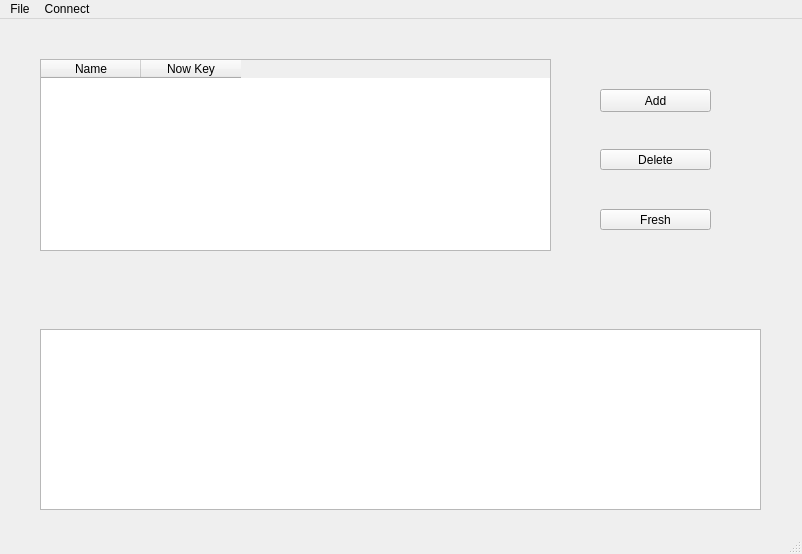
<?xml version="1.0" encoding="UTF-8"?>
<ui version="4.0">
 <class>MainWindow</class>
 <widget class="QMainWindow" name="MainWindow">
  <property name="geometry">
   <rect>
    <x>0</x>
    <y>0</y>
    <width>802</width>
    <height>554</height>
   </rect>
  </property>
  <property name="minimumSize">
   <size>
    <width>802</width>
    <height>554</height>
   </size>
  </property>
  <property name="maximumSize">
   <size>
    <width>802</width>
    <height>554</height>
   </size>
  </property>
  <property name="windowTitle">
   <string>PyLightOTP</string>
  </property>
  <widget class="QWidget" name="centralwidget">
   <widget class="QPlainTextEdit" name="LogsEdit">
    <property name="geometry">
     <rect>
      <x>40</x>
      <y>310</y>
      <width>721</width>
      <height>181</height>
     </rect>
    </property>
    <property name="readOnly">
     <bool>true</bool>
    </property>
   </widget>
   <widget class="QTableWidget" name="OtpTable">
    <property name="geometry">
     <rect>
      <x>40</x>
      <y>40</y>
      <width>511</width>
      <height>192</height>
     </rect>
    </property>
    <property name="autoFillBackground">
     <bool>false</bool>
    </property>
    <property name="editTriggers">
     <set>QAbstractItemView::NoEditTriggers</set>
    </property>
    <column>
     <property name="text">
      <string>Name</string>
     </property>
    </column>
    <column>
     <property name="text">
      <string>Now Key</string>
     </property>
    </column>
   </widget>
   <widget class="QPushButton" name="FreshButton">
    <property name="geometry">
     <rect>
      <x>600</x>
      <y>190</y>
      <width>111</width>
      <height>21</height>
     </rect>
    </property>
    <property name="text">
     <string>Fresh</string>
    </property>
   </widget>
   <widget class="QPushButton" name="DelButton">
    <property name="geometry">
     <rect>
      <x>600</x>
      <y>130</y>
      <width>111</width>
      <height>21</height>
     </rect>
    </property>
    <property name="text">
     <string>Delete</string>
    </property>
   </widget>
   <widget class="QPushButton" name="AddButton">
    <property name="geometry">
     <rect>
      <x>600</x>
      <y>70</y>
      <width>111</width>
      <height>23</height>
     </rect>
    </property>
    <property name="text">
     <string>Add</string>
    </property>
   </widget>
  </widget>
  <widget class="QMenuBar" name="menubar">
   <property name="geometry">
    <rect>
     <x>0</x>
     <y>0</y>
     <width>802</width>
     <height>21</height>
    </rect>
   </property>
   <widget class="QMenu" name="menuFile">
    <property name="title">
     <string>File</string>
    </property>
    <addaction name="actionExit"/>
   </widget>
   <widget class="QMenu" name="menuConnect">
    <property name="title">
     <string>Connect</string>
    </property>
    <addaction name="actionSettings"/>
    <addaction name="actionRegistration_Tools"/>
   </widget>
   <addaction name="menuFile"/>
   <addaction name="menuConnect"/>
  </widget>
  <widget class="QStatusBar" name="statusbar"/>
  <action name="actionExit">
   <property name="text">
    <string>Exit</string>
   </property>
  </action>
  <action name="actionSettings">
   <property name="text">
    <string>Settings</string>
   </property>
  </action>
  <action name="actionRegistration_Tools">
   <property name="text">
    <string>Registration Tools</string>
   </property>
  </action>
  <action name="actionAbout">
   <property name="text">
    <string>About</string>
   </property>
  </action>
 </widget>
 <resources/>
 <connections/>
</ui>
